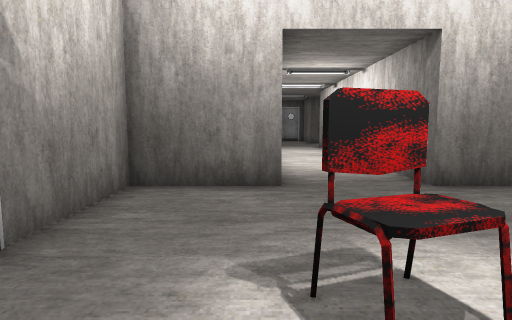
view 1 (above)

16 first-person views from a walk through a level from a Godot 3-D game. The camera is 1.2 m above the floor, tilts 6° down and sees 75° across. The floor is counted in squares, 1 m on a side. Each view is taken from the middle of a square. On the plan, view 1 faces up. The plan holds only what a view shows up to about 14 squares ahead; the rest is blank. The place goes on beyond the plan. Characters and animated objects are not drawn. Door leaves are left out where a doorway can be walked through.

view 2
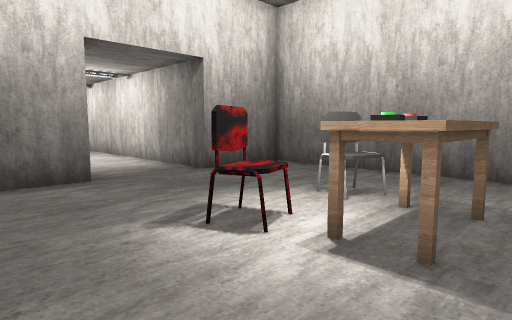

view 3
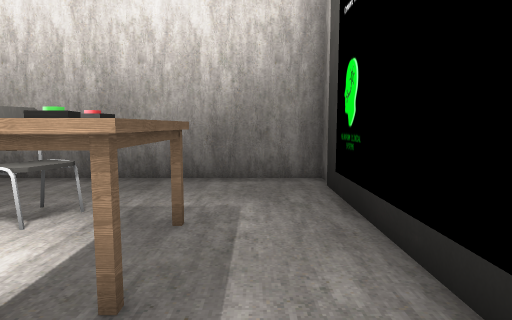

view 4
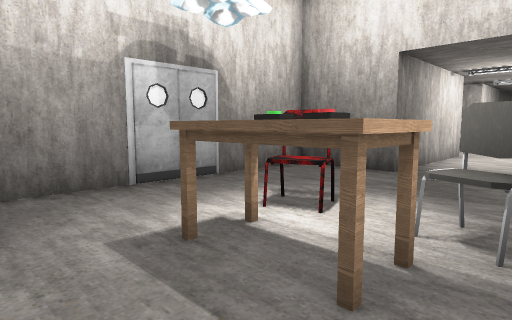

view 5
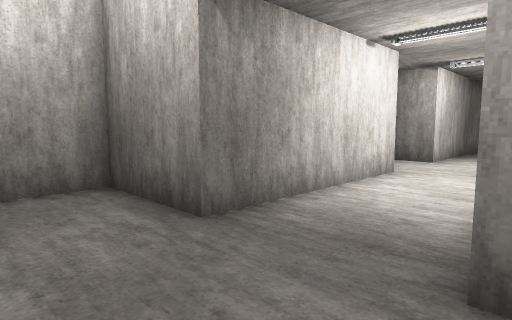

view 6
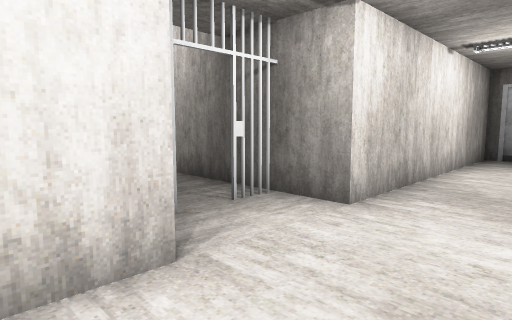

view 7
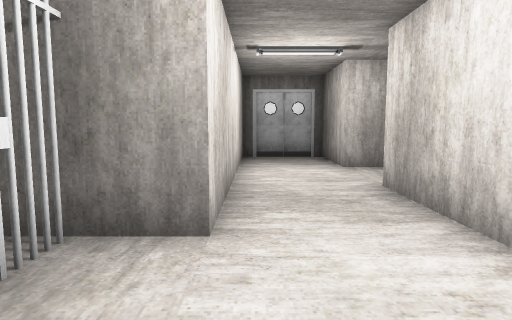

view 8
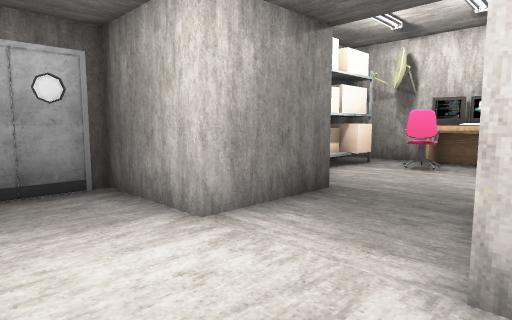

view 9
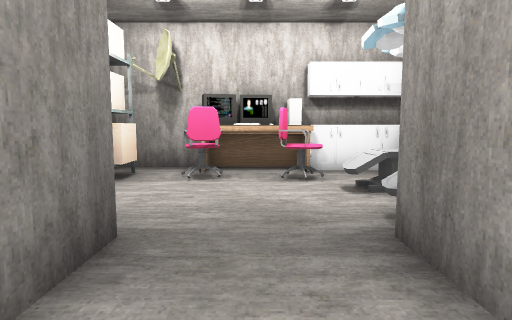

view 10
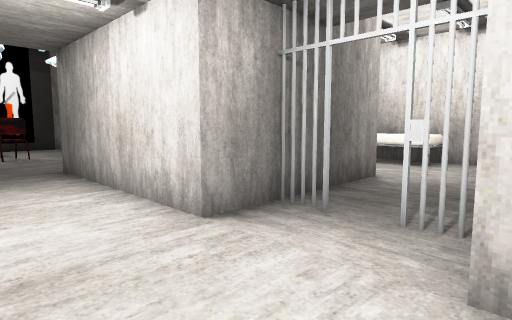

view 11
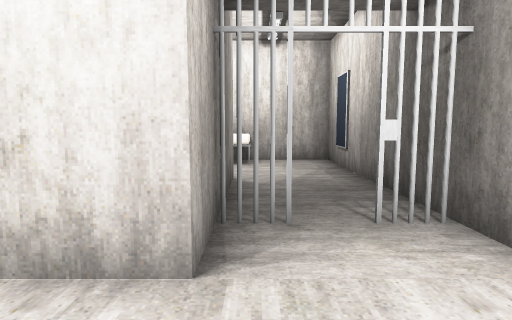

view 12
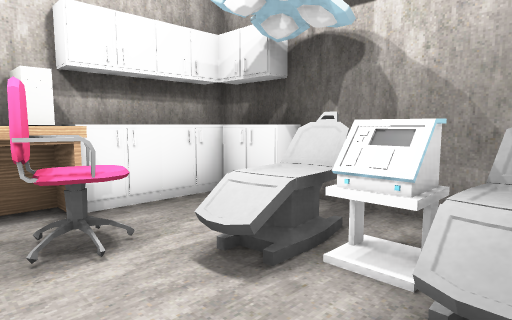

view 13
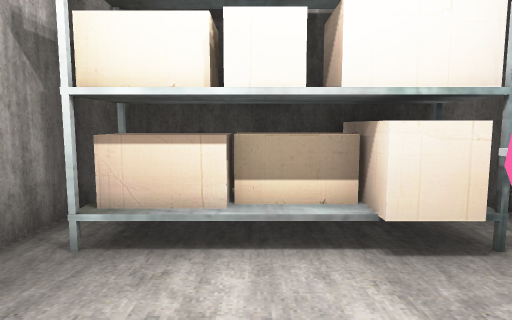

view 14
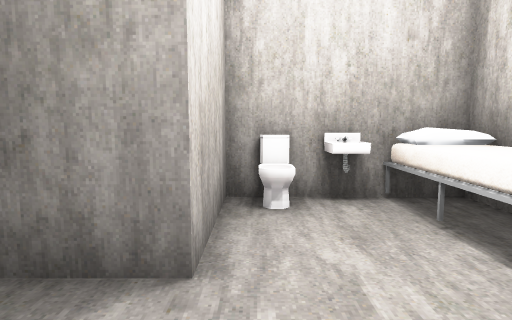

view 15
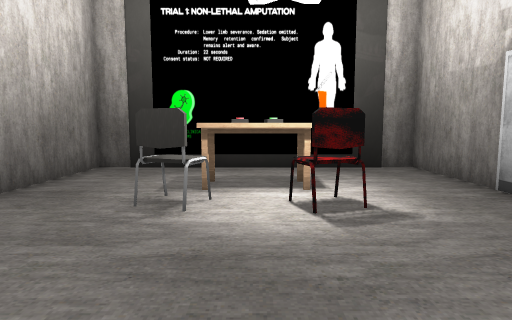

view 16
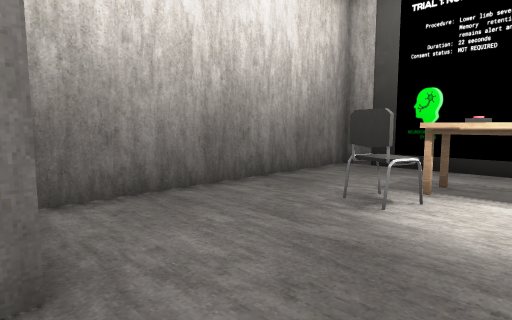

### Floor plan
Points are (right, up) in squares from view 1. A wall is a line through its corners. A room is listed if a view was taken in it or the views show most of it. See-through windows are left out.
Room 1 (views 1, 2, 3, 4, 5, 6, 7, 8, 9, 10, 11, 12, 13, 15, 16)
walls: (-0.8, 13.1) (-0.9, 12.8) (-0.8, 12.5); (-0.9, 13.3) (-1, 12.5) (0.5, 12.5) (0.5, 6.5) (-2.5, 6.5) (-2.5, -2.4) (6.5, -2.4) (6.5, 6.5) (3.5, 6.5) (3.5, 13.5); (-1, 13.2) (-0.9, 12.5); (3.5, 15.1) (3.5, 18.5); (-1, 15.1) (-0.9, 14.7); (-1.1, 15.1) (-0.9, 14.7); (-0.8, 15.4) (-1.1, 14.7); (4.7, 18.5) (6.5, 18.5); (7.9, 17.3) (8.6, 17.3); (7.9, 17.5) (8.5, 17.5); (10.1, 18.8) (10.3, 19.5); (10.7, 18.6) (10.9, 19.3); (10.4, 19) (10.2, 19.5); (11.4, 18.5) (11.4, 21.4); (6.6, 21.5) (3.5, 21.5) (3.5, 24.5) (0.5, 24.5) (0.5, 15.5) (-1, 15.5); (10.3, 20.7) (10.1, 21.5); (11.4, 19.9) (11.5, 20.6); (11.8, 20.5) (11.6, 21.4); (8.7, 23.3) (7.2, 23.3); (11.1, 22.9) (10.1, 22.9); (10.1, 23.5) (8.7, 23.5); (11.4, 23.1) (7.1, 23.1); (11.4, 23.3) (9.8, 23.3)
low walls: (10.3, 18.5) (10.4, 19); (10, 18.9) (10.4, 19); (10.7, 21.1) (10.8, 21.6)
ways out: door at (-1, 14) to room 2; gap at (11, 22) to room 5; door at (-2, 2)
objects: table (1, 0) to (3, 1); chair (1, 2); chair (3, 2) to (4, 2)
Room 2 (view 14)
walls: (-7.4, 15.5) (-8.5, 15.5) (-8.5, 14.3); (-8.5, 14.1) (-8.5, 9.5) (-4.5, 9.5) (-4.5, 12.5) (-1, 12.5); (-8.5, 10.2) (-7.3, 10.2) (-7.4, 9.9) (-7.3, 9.5); (-1, 15.5) (-5.5, 15.5)
low walls: (-8.4, 12.8) (-7.2, 12.8) (-7.2, 9.5); (-7.6, 10.2) (-7.3, 10.2)
ways out: door at (-1, 14) to room 1
objects: toilet (-6, 10) to (-5, 10)
Room 3 (no view inside)
walls: (7.5, 15.5) (11.5, 15.5)
ways out: opening at (10.5, 16.5) to room 4
objects: bed (9, 16) to (10, 17); other object (10, 16) to (11, 16)
Room 4 (no view inside)
walls: (11.5, 15.5) (12.5, 15.5) (12.5, 20.5)
ways out: opening at (10.5, 16.5) to room 3
objects: other object (12, 16); other object (12, 17) to (12, 18); other object (12, 19)
Room 5 (no view inside)
walls: (12.5, 20.5) (12.5, 24.5) (6.5, 24.5)
ways out: gap at (11, 22) to room 1

Positions as (right, up) in squares from view 1, and headings:
1: (0, 0), facing up
2: (-2, -1), facing up-right
3: (-1, -1), facing right
4: (4, -2), facing up-left
5: (4, 4), facing up-left
6: (3, 11), facing up-left
7: (1, 12), facing up
8: (1, 18), facing up-right
9: (3, 20), facing right
10: (3, 16), facing down-left
11: (3, 13), facing left
12: (7, 20), facing down-right
13: (9, 20), facing up
14: (-5, 15), facing down
15: (2, 7), facing down
16: (1, 7), facing down-right
